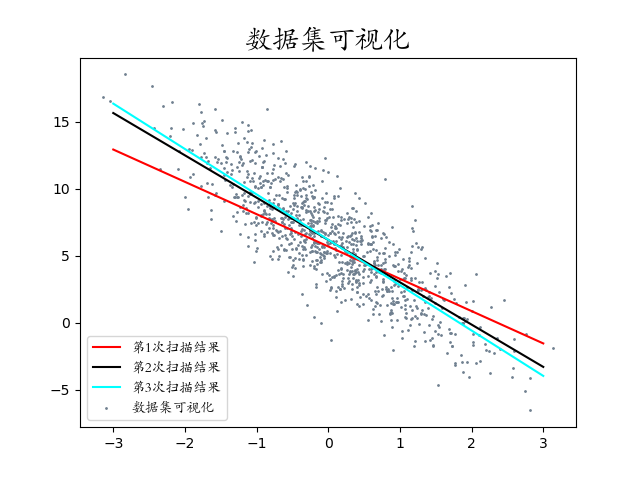

The Python source for this figure:
import numpy as np
from torch.utils import data
import matplotlib.pyplot as plt
from matplotlib import font_manager
from torch import nn
import torch

def synthetic_data (w, b, num_samples):
    '''
    生成 y = Xw + b + epsilon格式的线性数据集，epsilon是噪声
    '''
    X = torch.from_numpy(np.zeros((num_samples, 2)))   
    X[:,0] = torch.from_numpy(np.ones((num_samples,)))
    X[:,1] = torch.normal(0, 1, (num_samples,)) # 0-1正态分布的随机函数
    
    b = torch.from_numpy(np.full((num_samples, 1), b)).double() 
    y = torch.matmul(X, w) + b # num_samples * 1 的矩阵
    y += torch.normal(0, 2, y.shape)  #添加噪声项, num_samples * 1 的矩阵
    
    return X, y


def load_array(data_arrays, batch_size, is_train = True):
    dataset = data.TensorDataset(*data_arrays)
    return data.DataLoader(dataset, batch_size, shuffle = is_train)

def main (): 
    font1 = font_manager.FontProperties(fname = r'C:\Users\未央\AppData\Local\Microsoft\Windows\Fonts\方正楷体_GBK.TTF', size = 20)
    font2 = font_manager.FontProperties(fname = r'C:\Users\未央\AppData\Local\Microsoft\Windows\Fonts\方正楷体_GBK.TTF', size = 10)
    
    w = torch.tensor([[2, -3.4]]).double()
    w = w.T
    b = 4.2
    features, labels = synthetic_data (w, b, 1000)         
    batch_size = 8
    data_iter = load_array((features, labels), batch_size)
    
    net = nn.Sequential(nn.Linear(2, 1))
    net = net.double()
    net[0].weight.data.normal_(0, 0.01)
    net[0].weight.data = torch.full([1, 2], 0).double()
    print(net[0].weight.data)
    net[0].bias.data.fill_(0)
    
    loss = nn.MSELoss()
    
    trainer = torch.optim.SGD(net.parameters(), lr = 0.005)
    
    plt.scatter(features[:,1], labels[:,0], marker = 'o', color = 'slategrey', s = 1, label = '数据集可视化')
    plt.title('数据集可视化', fontproperties = font1)
    xx = np.linspace(-3, 3, 1000)
    A = np.full((1000, 2), 1.)
    A[:,1] = xx
    A = torch.tensor(A)
    
    num_epochs = 3
    for epoch in range(num_epochs):            
        for X, y in data_iter:
            l = loss(net(X), y)
            trainer.zero_grad()
            l.backward()
            trainer.step()
        
        A1 = A
        with torch.no_grad():  
            if epoch == 0:
                plt.plot(xx, net(A1).numpy()[:,0], color = 'r', label = '第' + str(epoch + 1) + '次扫描结果')
            elif epoch == 1:
                plt.plot(xx, net(A1).numpy()[:,0], color = 'black', label = '第' + str(epoch + 1) + '次扫描结果')
            else:
                plt.plot(xx, net(A1).numpy()[:,0], color = 'cyan', label = '第' + str(epoch + 1) + '次扫描结果')
            
        print(net[0].weight.data)
        l = loss(net(features), labels)
        print('epoch ' + str(epoch + 1) + ', loss: ' + str(float(l.mean())))
    
    plt.legend(loc = 3, prop = font2)

if __name__ == '__main__':
    main()
